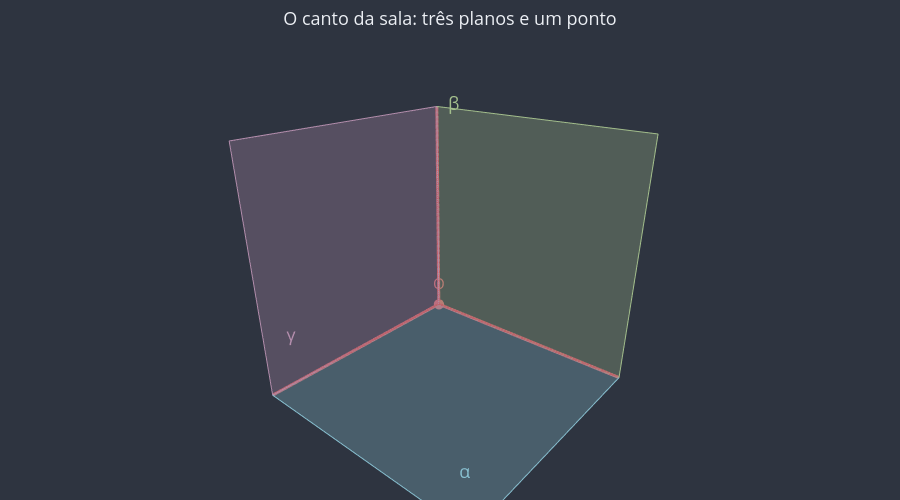

Write notebook code for a chart like this one.
### Markdown cell above
### E três planos?

O canto de uma sala é o encontro de **três** planos: duas paredes e o chão. Cada par se encontra numa reta, e as três retas se encontram num único ponto, o canto. Gire a figura e encontre as três retas.

### Code cell
# Cada plano é dado por (ponto, normal). Os pedaços começam no canto O e se
# estendem para dentro da sala, por isso o ponto de cada um fica deslocado.
chao = ((1.5, 1.5, 0), (0, 0, 1))
parede_1 = ((0, 1.5, 1.5), (1, 0, 0))
parede_2 = ((1.5, 0, 1.5), (0, 1, 0))

fig = u3d.criar_figura(titulo="O canto da sala: três planos e um ponto")
fig = u3d.desenhar_plano(fig, *chao, rotulo="α", tamanho=3, opacidade=0.3)
fig = u3d.desenhar_plano(
    fig, *parede_1, rotulo="β", cor=u3d.CORES["plano_secundario"], tamanho=3,
    opacidade=0.3,
)
fig = u3d.desenhar_plano(
    fig, *parede_2, rotulo="γ", cor=u3d.CORES["plano_terciario"], tamanho=3,
    opacidade=0.3,
)

# As três retas de interseção, uma para cada par de planos.
for plano_1, plano_2 in [(chao, parede_1), (chao, parede_2), (parede_1, parede_2)]:
    fig = u3d.desenhar_intersecao_de_planos(fig, plano_1, plano_2, comprimento=3)

fig = u3d.desenhar_ponto(fig, (0, 0, 0), rotulo="O", cor=u3d.CORES["destaque"])

# Câmera "dentro da sala", olhando para o canto.
fig = u3d.definir_camera(fig, olho=(1.3, 1.1, 0.8))
u3d.mostrar(fig)

### Figure 1 — Plotly figure (JSON) as saved in the notebook; plotly's stock layout.template omitted (floating-point values rounded to 4 significant figures)
{"data": [{"color": "#88C0D0", "hoverinfo": "skip", "i": [0, 0], "j": [1, 2], "k": [2, 3], "lighting": {"ambient": 1, "diffuse": 0, "fresnel": 0, "specular": 0}, "opacity": 0.3, "type": "mesh3d", "x": [0.0, 0.0, 3.0, 3.0], "y": [3.0, 0.0, 0.0, 3.0], "z": [0.0, 0.0, 0.0, 0.0]}, {"hoverinfo": "skip", "line": {"color": "#88C0D0", "width": 2}, "mode": "lines", "type": "scatter3d", "x": [0.0, 0.0, 3.0, 3.0, 0.0], "y": [3.0, 0.0, 0.0, 3.0, 3.0], "z": [0.0, 0.0, 0.0, 0.0, 0.0]}, {"hoverinfo": "skip", "mode": "text", "text": ["α"], "textfont": {"color": "#88C0D0", "size": 18}, "type": "scatter3d", "x": [2.7], "y": [2.7], "z": [0]}, {"color": "#A3BE8C", "hoverinfo": "skip", "i": [0, 0], "j": [1, 2], "k": [2, 3], "lighting": {"ambient": 1, "diffuse": 0, "fresnel": 0, "specular": 0}, "opacity": 0.3, "type": "mesh3d", "x": [0.0, 0.0, 0.0, 0.0], "y": [0.0, 3.0, 3.0, 0.0], "z": [0.0, 0.0, 3.0, 3.0]}, {"hoverinfo": "skip", "line": {"color": "#A3BE8C", "width": 2}, "mode": "lines", "type": "scatter3d", "x": [0.0, 0.0, 0.0, 0.0, 0.0], "y": [0.0, 3.0, 3.0, 0.0, 0.0], "z": [0.0, 0.0, 3.0, 3.0, 0.0]}, {"hoverinfo": "skip", "mode": "text", "text": ["β"], "textfont": {"color": "#A3BE8C", "size": 18}, "type": "scatter3d", "x": [0], "y": [0.3], "z": [2.7]}, {"color": "#B48EAD", "hoverinfo": "skip", "i": [0, 0], "j": [1, 2], "k": [2, 3], "lighting": {"ambient": 1, "diffuse": 0, "fresnel": 0, "specular": 0}, "opacity": 0.3, "type": "mesh3d", "x": [0.0, 0.0, 3.0, 3.0], "y": [0.0, 0.0, 0.0, 0.0], "z": [0.0, 3.0, 3.0, 0.0]}, {"hoverinfo": "skip", "line": {"color": "#B48EAD", "width": 2}, "mode": "lines", "type": "scatter3d", "x": [0.0, 0.0, 3.0, 3.0, 0.0], "y": [0.0, 0.0, 0.0, 0.0, 0.0], "z": [0.0, 3.0, 3.0, 0.0, 0.0]}, {"hoverinfo": "skip", "mode": "text", "text": ["γ"], "textfont": {"color": "#B48EAD", "size": 18}, "type": "scatter3d", "x": [2.7], "y": [0], "z": [0.3]}, {"hoverinfo": "skip", "line": {"color": "#BF616A", "dash": "solid", "width": 6}, "mode": "lines", "type": "scatter3d", "x": [0, 0], "y": [0, 3], "z": [0, 0]}, {"hoverinfo": "skip", "line": {"color": "#BF616A", "dash": "solid", "width": 6}, "mode": "lines", "type": "scatter3d", "x": [3, 0], "y": [0, 0], "z": [0, 0]}, {"hoverinfo": "skip", "line": {"color": "#BF616A", "dash": "solid", "width": 6}, "mode": "lines", "type": "scatter3d", "x": [0, 0], "y": [0, 0], "z": [0, 3]}, {"hoverinfo": "text", "marker": {"color": "#BF616A", "size": 6}, "mode": "markers+text", "text": ["O"], "textfont": {"color": "#BF616A", "size": 15}, "textposition": "top center", "type": "scatter3d", "x": [0], "y": [0], "z": [0]}], "layout": {"font": {"color": "#ECEFF4", "size": 13}, "height": 500, "margin": {"b": 0, "l": 0, "r": 0, "t": 50}, "paper_bgcolor": "#2E3440", "plot_bgcolor": "#2E3440", "scene": {"aspectmode": "data", "bgcolor": "#2E3440", "camera": {"eye": {"x": 1.3, "y": 1.1, "z": 0.8}}, "xaxis": {"visible": false}, "yaxis": {"visible": false}, "zaxis": {"visible": false}}, "showlegend": false, "title": {"text": "O canto da sala: três planos e um ponto", "x": 0.5}}}
